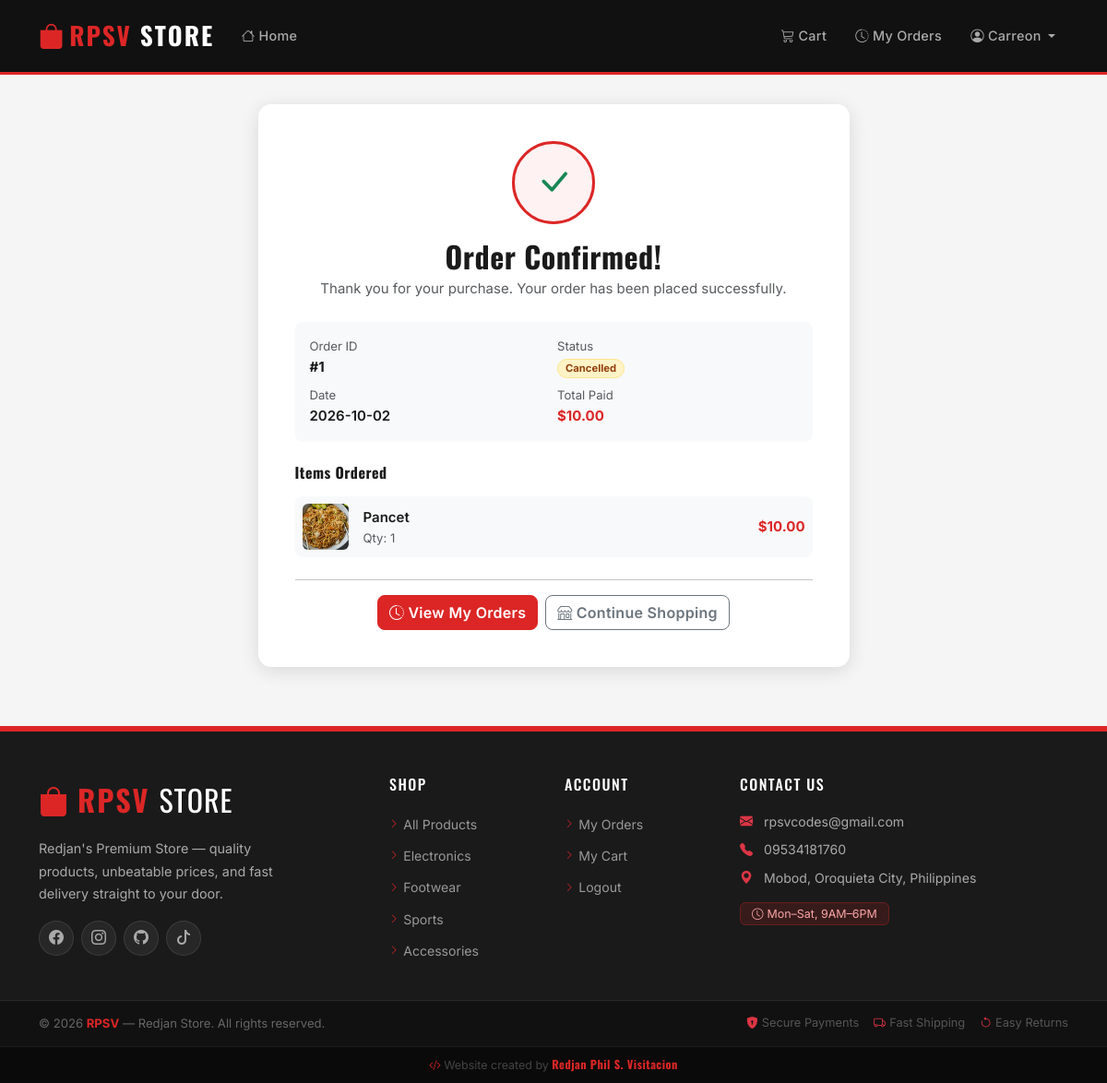
Screenshot of /checkout/success/1 (signed in) with the database file from the repository.
### tables this page shows
CREATE TABLE users (
        id INTEGER PRIMARY KEY AUTOINCREMENT,
        username TEXT UNIQUE NOT NULL,
        email TEXT UNIQUE NOT NULL,
        password_hash TEXT NOT NULL,
        role TEXT NOT NULL DEFAULT 'buyer',
        created_at TIMESTAMP DEFAULT CURRENT_TIMESTAMP
    );

CREATE TABLE orders (
        id INTEGER PRIMARY KEY AUTOINCREMENT,
        user_id INTEGER NOT NULL,
        total_amount REAL NOT NULL,
        status TEXT NOT NULL DEFAULT 'Pending',
        created_at TIMESTAMP DEFAULT CURRENT_TIMESTAMP,
        FOREIGN KEY (user_id) REFERENCES users(id)
    );

CREATE TABLE order_items (
        id INTEGER PRIMARY KEY AUTOINCREMENT,
        order_id INTEGER NOT NULL,
        product_id INTEGER NOT NULL,
        quantity INTEGER NOT NULL,
        price_at_purchase REAL NOT NULL,
        FOREIGN KEY (order_id) REFERENCES orders(id),
        FOREIGN KEY (product_id) REFERENCES products(id)
    );

CREATE TABLE products (
        id INTEGER PRIMARY KEY AUTOINCREMENT,
        name TEXT NOT NULL,
        description TEXT,
        price REAL NOT NULL,
        stock INTEGER NOT NULL DEFAULT 0,
        image_url TEXT,
        category TEXT
    );

### app.py (the view)
@app.route('/checkout/success/<int:order_id>')
@login_required
@buyer_required
def checkout_success(order_id):
    db = get_db()
    order = db.execute(
        "SELECT * FROM orders WHERE id=? AND user_id=?",
        (order_id, current_user.id)
    ).fetchone()
    if not order:
        return redirect(url_for('index'))
    items = db.execute('''
        SELECT oi.*, p.name, p.image_url
        FROM order_items oi
        JOIN products p ON oi.product_id = p.id
        WHERE oi.order_id = ?
    ''', (order_id,)).fetchall()
    return render_template('buyer/checkout_success.html', order=order, items=items)

### app.py (called while the page is built)
@login_manager.user_loader
def load_user(user_id):
    db = get_db()
    row = db.execute("SELECT * FROM users WHERE id=?", (user_id,)).fetchone()
    if row:
        return User(row['id'], row['username'], row['email'], row['role'])
    return None

def buyer_required(f):
    @wraps(f)
    def decorated(*args, **kwargs):
        if not current_user.is_authenticated:
            flash('Please log in to continue.', 'warning')
            return redirect(url_for('login', next=request.url))
        if current_user.role != 'buyer':
            flash('This action requires a buyer account.', 'warning')
            return redirect(url_for('index'))
        return f(*args, **kwargs)
    return decorated

@app.context_processor
def inject_cart_count():
    count = 0
    if current_user.is_authenticated and current_user.role == 'buyer':
        db = get_db()
        row = db.execute(
            "SELECT COALESCE(SUM(quantity),0) FROM cart WHERE user_id=?",
            (current_user.id,)
        ).fetchone()
        count = row[0] if row else 0
    return dict(cart_count=count)

### database.py (called while the page is built)
def get_db():
    if 'db' not in g:
        g.db = sqlite3.connect(DATABASE)
        g.db.row_factory = sqlite3.Row
        g.db.execute("PRAGMA foreign_keys = ON")
        g.db.execute("PRAGMA journal_mode = WAL")   # allows concurrent reads + writes
    return g.db

### templates/buyer/checkout_success.html (shortened to what this page needs)
{% extends "base.html" %}
{% block content %}
<div class="row justify-content-center">
  <div class="col-md-8 col-lg-7">
    <div class="form-card text-center">
      <div class="success-icon mb-3">
        <i class="bi bi-check-lg text-success" style="font-size:2.5rem"></i>
      </div>
      <h2 class="fw-bold mb-1">Order Confirmed!</h2>
      <p class="text-muted mb-4">
        Thank you for your purchase. Your order has been placed successfully.
      </p>
      <div class="bg-light rounded-3 p-3 mb-4 text-start">
        <div class="row g-2">
          <div class="col-6">
            <div class="text-muted small">Order ID</div>
            <div class="fw-bold">#{{ order['id'] }}</div>
          </div>
          <div class="col-6">
            <div class="text-muted small">Status</div>
            <span class="badge badge-pending rounded-pill px-2">{{ order['status'] }}</span>
          </div>
          <div class="col-6">
            <div class="text-muted small">Date</div>
            <div class="fw-semibold">{{ order['created_at'][:10] }}</div>
          </div>
          <div class="col-6">
            <div class="text-muted small">Total Paid</div>
            <div class="fw-bold" style="color:var(--primary)">
              ${{ "%.2f"|format(order['total_amount']) }}
            </div>
          </div>
        </div>
      </div>
      <h6 class="fw-bold mb-3 text-start">Items Ordered</h6>
      {% for item in items %}
      <div class="d-flex align-items-center gap-3 mb-2 p-2 bg-light rounded-3 text-start">
        <img src="{{ item['image_url'] or 'https://placehold.co/50x50' }}"
             class="rounded-2 product-img" style="width:50px;height:50px;object-fit:cover"
             alt="{{ item['name'] }}">
        <div class="flex-grow-1">
          <div class="fw-semibold">{{ item['name'] }}</div>
          <div class="text-muted small">Qty: {{ item['quantity'] }}</div>
        </div>
        <div class="fw-bold" style="color:var(--primary)">
          ${{ "%.2f"|format(item['price_at_purchase'] * item['quantity']) }}
        </div>
      </div>
      {% endfor %}
      <hr class="mt-4">
      <div class="d-flex gap-2 justify-content-center flex-wrap">
        <a href="{{ url_for('my_orders') }}" class="btn btn-primary">
          <i class="bi bi-clock-history me-1"></i>View My Orders
        </a>
        <a href="{{ url_for('index') }}" class="btn btn-outline-secondary">
          <i class="bi bi-shop me-1"></i>Continue Shopping
        </a>
      </div>
    </div>
  </div>
</div>
{% endblock %}

### templates/base.html (shortened to what this page needs)
<!DOCTYPE html>
<html lang="en">
<head>
  <link rel="stylesheet" href="https://cdn.jsdelivr.net/npm/bootstrap@5.3.2/dist/css/bootstrap.min.css" />
  <link rel="stylesheet" href="https://cdn.jsdelivr.net/npm/bootstrap-icons@1.11.3/font/bootstrap-icons.min.css" />
  <link rel="stylesheet" href="{{ url_for('static', filename='css/custom.css') }}" />
</head>
<body>
<nav class="navbar navbar-expand-lg navbar-dark">
  <div class="container">
    <a class="navbar-brand" href="{{ url_for('index') }}">
      <i class="bi bi-bag-fill me-1"></i>RPSV<span> Store</span>
    </a>
    <div class="collapse navbar-collapse" id="navbarNav">
      <ul class="navbar-nav me-auto">
        <li class="nav-item">
          <a class="nav-link {% if request.endpoint == 'index' %}active{% endif %}" href="{{ url_for('index') }}">
            <i class="bi bi-house me-1"></i>Home
          </a>
        </li>
      </ul>
      <ul class="navbar-nav ms-auto align-items-center gap-1">
        {% if current_user.is_authenticated %}
          {% if current_user.role == 'buyer' %}
          <li class="nav-item">
            <a class="nav-link {% if request.endpoint == 'cart' %}active{% endif %}" href="{{ url_for('cart') }}">
              <i class="bi bi-cart3 me-1"></i>Cart
            </a>
          </li>
          <li class="nav-item">
            <a class="nav-link {% if request.endpoint == 'my_orders' %}active{% endif %}" href="{{ url_for('my_orders') }}">
              <i class="bi bi-clock-history me-1"></i>My Orders
            </a>
          </li>
          {% endif %}
          <li class="nav-item dropdown">
            <a class="nav-link dropdown-toggle" href="#" data-bs-toggle="dropdown">
              <i class="bi bi-person-circle me-1"></i>{{ current_user.username }}
            </a>
          </li>
        {% endif %}
      </ul>
    </div>
  </div>
</nav>
<main class="container py-3">
  {% block content %}{% endblock %}
</main>
<footer class="mt-5">
  <div style="background:#1a1a1a; border-top: 3px solid var(--primary); padding: 3rem 0 2rem;">
    <div class="container">
      <div class="row g-4">
        <div class="col-lg-4 col-md-6">
          <div class="mb-3">
            <span style="font-family:'Oswald',sans-serif; font-size:2rem; font-weight:700; color:var(--primary); letter-spacing:2px;">
              <i class="bi bi-bag-fill me-2"></i>RPSV
            </span>
            <span style="font-family:'Oswald',sans-serif; font-size:2rem; font-weight:400; color:#fff; letter-spacing:1px;">
              STORE
            </span>
          </div>
          <p style="color:#aaa; font-size:.9rem; line-height:1.7; max-width:280px;">
            Redjan's Premium Store — quality products, unbeatable prices, and fast delivery straight to your door.
          </p>
          <div class="d-flex gap-2 mt-3">
            <a href="https://www.facebook.com/redjan.phil.s.visitacion" target="_blank" class="footer-social"><i class="bi bi-facebook"></i></a>
            <a href="https://www.instagram.com/redjanphilsvisitacion" target="_blank" class="footer-social"><i class="bi bi-instagram"></i></a>
            <a href="https://github.com/RedjanVisitacion" target="_blank" class="footer-social"><i class="bi bi-github"></i></a>
            <a href="https://www.tiktok.com/@rpsv_codes" target="_blank" class="footer-social"><i class="bi bi-tiktok"></i></a>
          </div>
        </div>
        <div class="col-lg-2 col-md-6 col-6">
          <h6 style="font-family:'Oswald',sans-serif; color:#fff; font-size:1rem; letter-spacing:1.5px; text-transform:uppercase; margin-bottom:1.2rem;">
            Shop
          </h6>
          <ul class="list-unstyled footer-links">
            <li><a href="{{ url_for('index') }}"><i class="bi bi-chevron-right"></i>All Products</a></li>
            <li><a href="{{ url_for('index', category='Electronics') }}"><i class="bi bi-chevron-right"></i>Electronics</a></li>
            <li><a href="{{ url_for('index', category='Footwear') }}"><i class="bi bi-chevron-right"></i>Footwear</a></li>
            <li><a href="{{ url_for('index', category='Sports') }}"><i class="bi bi-chevron-right"></i>Sports</a></li>
            <li><a href="{{ url_for('index', category='Accessories') }}"><i class="bi bi-chevron-right"></i>Accessories</a></li>
          </ul>
        </div>
        <div class="col-lg-2 col-md-6 col-6">
          <h6 style="font-family:'Oswald',sans-serif; color:#fff; font-size:1rem; letter-spacing:1.5px; text-transform:uppercase; margin-bottom:1.2rem;">
            Account
          </h6>
          <ul class="list-unstyled footer-links">
            {% if current_user.is_authenticated %}
            <li><a href="{{ url_for('my_orders') }}"><i class="bi bi-chevron-right"></i>My Orders</a></li>
            <li><a href="{{ url_for('cart') }}"><i class="bi bi-chevron-right"></i>My Cart</a></li>
            <li><a href="{{ url_for('logout') }}"><i class="bi bi-chevron-right"></i>Logout</a></li>
            {% else %}
            <li><a href="{{ url_for('login') }}"><i class="bi bi-chevron-right"></i>Login</a></li>
            <li><a href="{{ url_for('register') }}"><i class="bi bi-chevron-right"></i>Register</a></li>
            {% endif %}
          </ul>
        </div>
        <div class="col-lg-4 col-md-6">
          <h6 style="font-family:'Oswald',sans-serif; color:#fff; font-size:1rem; letter-spacing:1.5px; text-transform:uppercase; margin-bottom:1.2rem;">
            Contact Us
          </h6>
          <ul class="list-unstyled" style="color:#aaa; font-size:.88rem;">
            <li class="mb-2">
              <i class="bi bi-envelope-fill text-danger me-2"></i>
              rpsvcodes@gmail.com
            </li>
            <li class="mb-2">
              <i class="bi bi-telephone-fill text-danger me-2"></i>
              09534181760
            </li>
            <li class="mb-2">
              <i class="bi bi-geo-alt-fill text-danger me-2"></i>
              Mobod, Oroquieta City, Philippines
            </li>
            <li class="mt-3">
              <span style="background:rgba(220,38,38,.15); border:1px solid rgba(220,38,38,.3); color:#fca5a5; border-radius:6px; padding:4px 12px; font-size:.78rem;">
                <i class="bi bi-clock me-1"></i>Mon–Sat, 9AM–6PM
              </span>
            </li>
          </ul>
        </div>
      </div>
    </div>
  </div>
  <div style="background:#111; border-top:1px solid #2a2a2a; padding:.9rem 0;">
    <div class="container d-flex flex-wrap justify-content-between align-items-center gap-2">
      <p class="mb-0" style="color:#666; font-size:.82rem;">
        &copy; 2026 <strong style="color:#dc2626;">RPSV</strong> — Redjan Store. All rights reserved.
      </p>
      <div class="d-flex gap-3" style="font-size:.8rem; color:#555;">
        <span><i class="bi bi-shield-lock-fill text-danger me-1"></i>Secure Payments</span>
        <span><i class="bi bi-truck text-danger me-1"></i>Fast Shipping</span>
        <span><i class="bi bi-arrow-counterclockwise text-danger me-1"></i>Easy Returns</span>
      </div>
    </div>
  </div>
  <div style="background:#0a0a0a; padding:.55rem 0; border-top:1px solid #1e1e1e;">
    <div class="container text-center">
      <p class="mb-0" style="font-size:.78rem; color:#444;">
        <i class="bi bi-code-slash" style="color:#dc2626;"></i>
        Website created by
        <strong style="color:#dc2626; font-family:'Oswald',sans-serif; letter-spacing:.5px;">
          Redjan Phil S. Visitacion
        </strong>
      </p>
    </div>
  </div>
</footer>
</body>
</html>

### static/css/custom.css (style rules this page uses)
:root { --primary: #dc2626; --primary-dark: #b91c1c; --primary-light: #fef2f2; --black: #111111; --black-soft: #1e1e1e; --grey: #f5f5f5; --grey-mid: #e5e5e5; --white: #ffffff; --text-main: #1a1a1a; --text-muted: #6b7280; --shadow-sm: 0 2px 8px rgba(0,0,0,.08); --shadow-md: 0 4px 20px rgba(0,0,0,.12); --shadow-lg: 0 12px 40px rgba(0,0,0,.18); --radius: 14px; --radius-sm: 8px; --transition: all 0.25s cubic-bezier(.4,0,.2,1); }
*, *::before, *::after { box-sizing: border-box; }
html { scroll-behavior: smooth; }
body { background: var(--grey); font-family: 'Inter', system-ui, sans-serif; color: var(--text-main); font-size: 15px; line-height: 1.6; }
h1, h2, h3, h4, h5, h6, .navbar-brand, .stat-value, .hero-section h1, .page-header h2 { font-family: 'Oswald', sans-serif; letter-spacing: 0.5px; }
a { text-decoration: none; transition: var(--transition); }
img { max-width: 100%; }
.navbar { background: var(--black) !important; border-bottom: 3px solid var(--primary); padding: 0.75rem 0; position: sticky; top: 0; z-index: 1030; transition: var(--transition); }
.navbar-brand { font-family: 'Oswald', sans-serif; font-weight: 700; font-size: 1.7rem; color: var(--primary) !important; letter-spacing: 2px; text-transform: uppercase; transition: var(--transition); }
.navbar-brand span { color: var(--white); }
.nav-link { color: #aaa !important; font-weight: 500; font-size: .9rem; padding: .5rem .85rem !important; border-radius: var(--radius-sm); transition: var(--transition); letter-spacing: 0.3px; }
.btn { font-family: 'Inter', sans-serif; font-weight: 600; letter-spacing: .3px; border-radius: var(--radius-sm); transition: var(--transition); position: relative; overflow: hidden; }
.btn::after { content: ''; position: absolute; inset: 0; background: rgba(255,255,255,.12); opacity: 0; transition: opacity .2s; }
.btn-primary { background: var(--primary); border-color: var(--primary); color: #fff; }
.form-card { background: var(--white); border-radius: var(--radius); padding: 2.5rem; box-shadow: var(--shadow-md); transition: var(--transition); }
.badge-pending { background: #fef3c7; color: #92400e; border: 1px solid #fde68a; }
.success-icon { width: 90px; height: 90px; background: var(--primary-light); border-radius: 50%; display: flex; align-items: center; justify-content: center; margin: 0 auto 1.25rem; border: 3px solid var(--primary); animation: successPop .5s cubic-bezier(.17,.67,.35,1.3); }
footer { background: var(--black) !important; border-top: 3px solid var(--primary); color: #888; }
.footer-links { list-style: none; padding: 0; margin: 0; }
.footer-links li { margin-bottom: .55rem; }
.footer-links a { color: #999; font-size: .88rem; text-decoration: none; transition: var(--transition); display: inline-flex; align-items: center; gap: .3rem; }
.footer-links a i { font-size: .65rem; color: var(--primary); transition: var(--transition); }
.footer-social { width: 38px; height: 38px; border-radius: 50%; background: rgba(255,255,255,.06); border: 1px solid rgba(255,255,255,.1); color: #aaa; display: flex; align-items: center; justify-content: center; font-size: 1rem; text-decoration: none; transition: var(--transition); }
main { animation: pageFadeIn .35s ease; }

### rows the page displays
users: username "Carreon"
orders: id "1", status "Cancelled", created_at "2026-10-02", total_amount "10.00"
order_items: image_url (picture), name "Pancet", quantity "1", item['price_at_purchase']*item['quantity'] "10.00"
